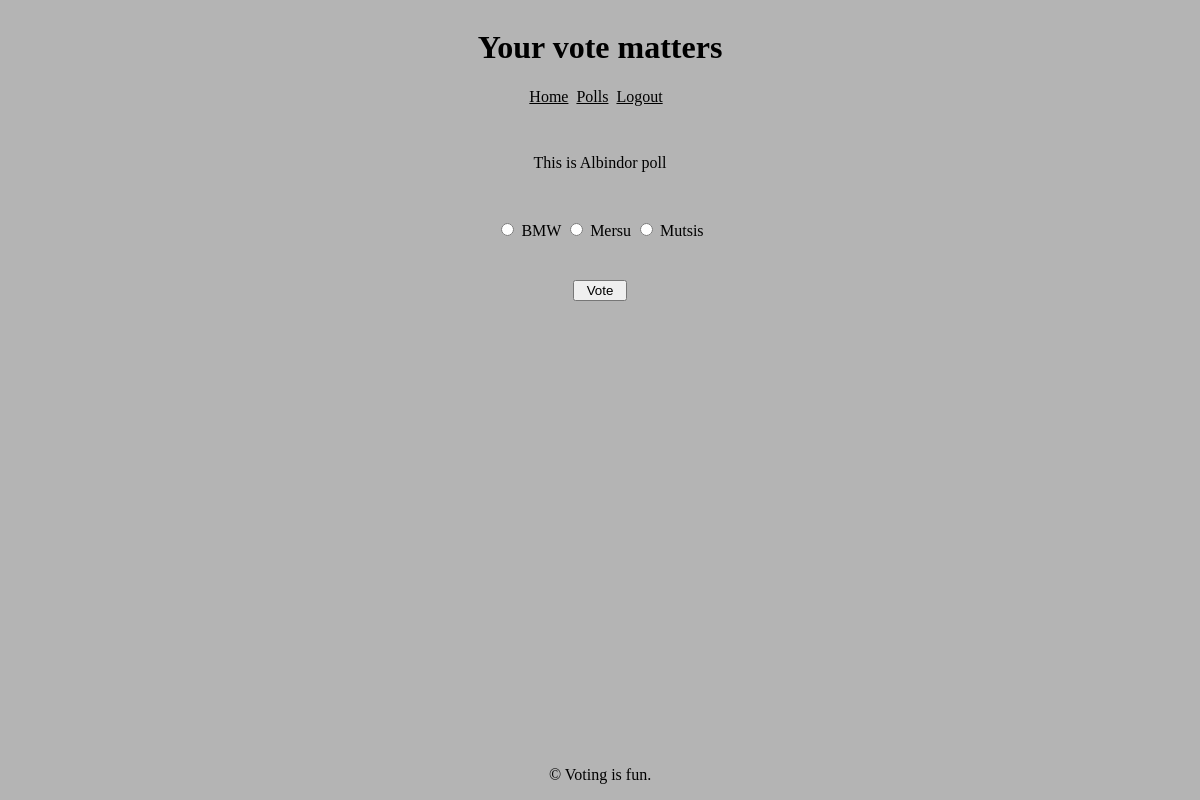
The page /vote/4/ (signed in) on the database as committed earlier.
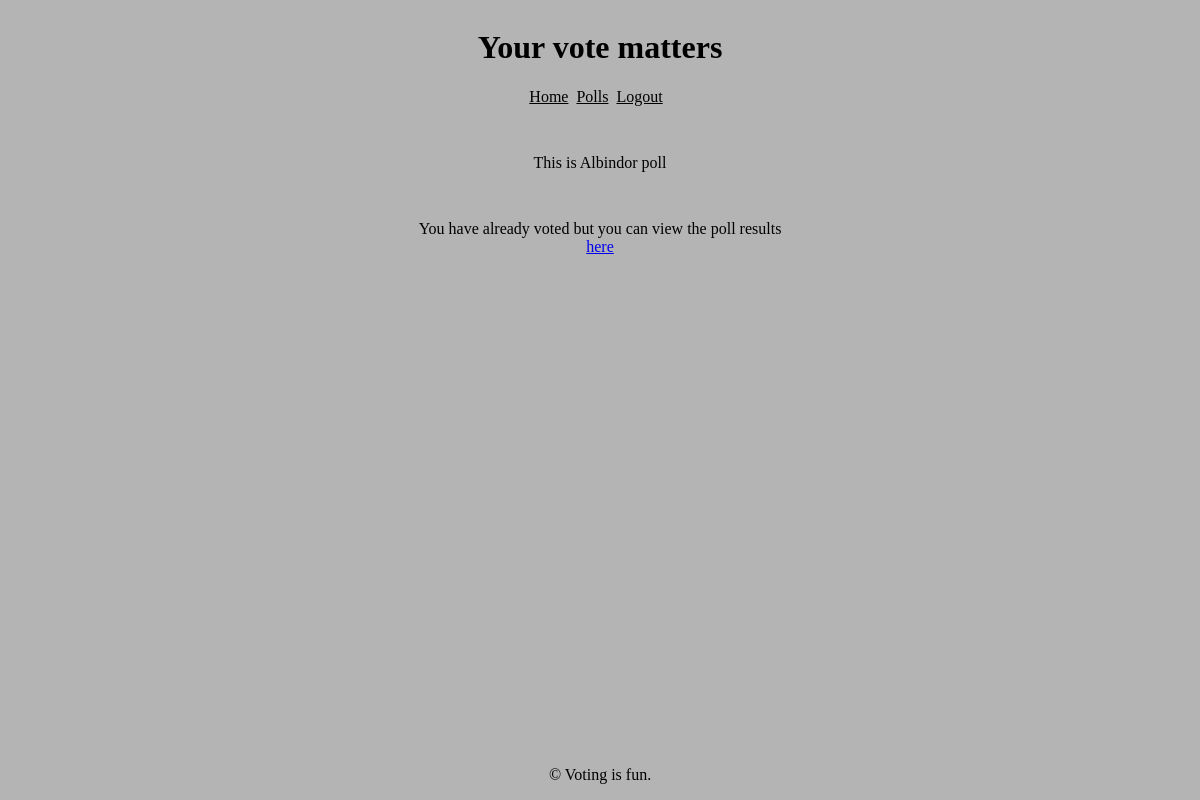
The same page on the database as committed later.
### polls/models.py (models this page shows, shortened)
class Poll(models.Model):
    question = models.CharField(max_length=255, blank=False, null=False)
    option_one = models.CharField(max_length=50)
    option_two = models.CharField(max_length=50)
    option_three = models.CharField(max_length=50)
    option_one_votes = models.IntegerField(default=0)
    option_two_votes = models.IntegerField(default=0)
    option_three_votes = models.IntegerField(default=0)
    user = models.ForeignKey(CustomUser, on_delete=models.CASCADE)

### polls/views.py (the view, shortened to what this page needs)
# urls.py: path('vote/<poll_id>/', views.vote_view, name='vote'),
@csrf_protect
@login_required(login_url='login')
def vote_view(request, poll_id):
    user = request.user
    poll = Poll.objects.get(pk=poll_id)
    context =  {
        'poll': poll ,
        'has_voted': False,
    }
    print('this is poll_id:', poll_id)
    if user_has_voted(request, poll.id):
            context =  {
            'poll': poll ,
            'has_voted': True,
            }
            return render(request, 'polls/vote.html', context) # return true to vote page if user has voted
    return render(request, 'polls/vote.html', context)

### polls/views.py (called while the page is built)
def user_has_voted(request : HttpResponse, poll_id : int) -> bool:
    user = request.user
    poll = get_object_or_404(Poll, pk=poll_id)
    has_voted = Vote.objects.filter(user=user, poll=poll).exists()
    if has_voted:
        return True
    return False

### polls/templates/polls/vote.html (shortened to what this page needs)
{% extends "polls/base.html" %}
{% block content %}
<form method="POST">
    <div class="vote-poll">
        <div class="question-title">
            {{ poll.question }}
        </div>
        {% if not has_voted %}
        <div class="radio">
            <label>
                <input type="radio" name="poll" value="option1">
                {{ poll.option_one }}
            </label>
            <label>
                <input type="radio" name="poll" value="option2">
                {{ poll.option_two }}
            </label>
            <label>
                <input type="radio" name="poll" value="option3">
                {{ poll.option_three }}
            </label>
        </div>
    <div><button type="submit" style="width: 4em; margin-top: 3em;">Vote</button ></div>
    {% else %}
    <span>You have already voted but you can view the poll results</span>
    <a href="{% url 'results' poll.id %}">here</a>
    {% endif %}
    </div>
</form>
{% endblock %}

Rows that differ between the two databases and show on the page:
changed Poll "This is Albindor poll": option_one "BMW" → (not shown); option_two "Mersu" → (not shown); option_three "Mutsis" → (not shown)
Other text that changed with them:
form field poll: "☐ BMW" → (not shown)
form field poll: "☐ Mersu" → (not shown)
form field poll: "☐ Mutsis" → (not shown)
text no longer shown: "Vote"
text now shown: "You have already voted but you can view the poll results here"
